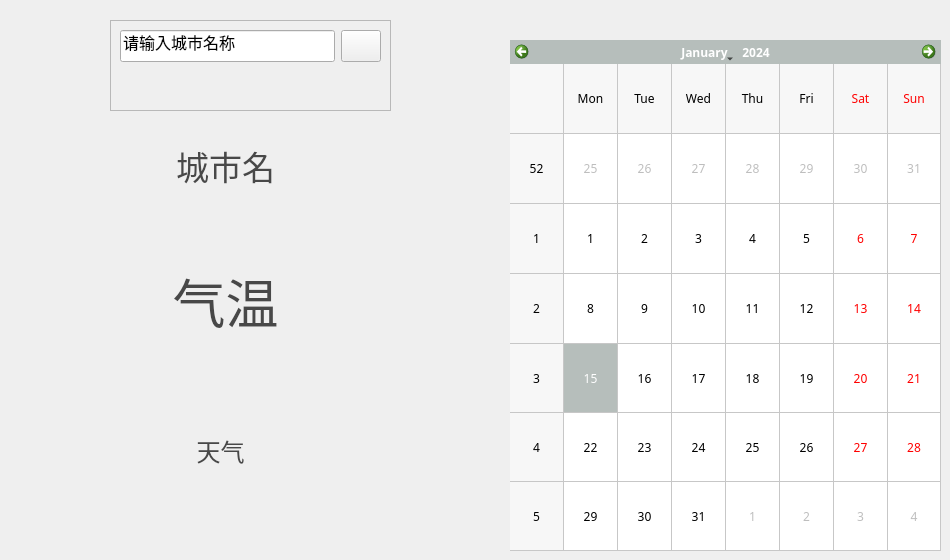
      <widget class="QWidget" name="page_5">
       <widget class="QCalendarWidget" name="calendarWidget">
        <property name="geometry">
         <rect>
          <x>510</x>
          <y>40</y>
          <width>431</width>
          <height>511</height>
         </rect>
        </property>
        <property name="palette">
         <palette>
          <active>
           <colorrole role="Highlight">
            <brush brushstyle="SolidPattern">
             <color alpha="255">
              <red>182</red>
              <green>190</green>
              <blue>187</blue>
             </color>
            </brush>
           </colorrole>
          </active>
          <inactive>
           <colorrole role="Highlight">
            <brush brushstyle="SolidPattern">
             <color alpha="255">
              <red>182</red>
              <green>190</green>
              <blue>187</blue>
             </color>
            </brush>
           </colorrole>
          </inactive>
          <disabled>
           <colorrole role="Highlight">
            <brush brushstyle="SolidPattern">
             <color alpha="255">
              <red>0</red>
              <green>120</green>
              <blue>215</blue>
             </color>
            </brush>
           </colorrole>
          </disabled>
         </palette>
        </property>
        <property name="font">
         <font>
          <family>等线</family>
          <weight>50</weight>
          <bold>false</bold>
         </font>
        </property>
        <property name="gridVisible">
         <bool>true</bool>
        </property>
       </widget>
       <widget class="QFrame" name="frame_11">
        <property name="geometry">
         <rect>
          <x>110</x>
          <y>20</y>
          <width>281</width>
          <height>91</height>
         </rect>
        </property>
        <property name="frameShape">
         <enum>QFrame::StyledPanel</enum>
        </property>
        <property name="frameShadow">
         <enum>QFrame::Raised</enum>
        </property>
        <layout class="QGridLayout" name="gridLayout_7">
         <item row="1" column="0" colspan="2">
          <widget class="QLabel" name="weatiplab">
           <property name="font">
            <font>
             <family>幼圆</family>
             <pointsize>12</pointsize>
            </font>
           </property>
           <property name="text">
            <string/>
           </property>
           <property name="alignment">
            <set>Qt::AlignCenter</set>
           </property>
          </widget>
         </item>
         <item row="0" column="1">
          <widget class="QPushButton" name="searchWeather">
           <property name="minimumSize">
            <size>
             <width>0</width>
             <height>32</height>
            </size>
           </property>
           <property name="toolTip">
            <string>查询</string>
           </property>
           <property name="text">
            <string/>
           </property>
          </widget>
         </item>
         <item row="0" column="0">
          <widget class="QLineEdit" name="weatherLineEdit">
           <property name="minimumSize">
            <size>
             <width>120</width>
             <height>32</height>
            </size>
           </property>
           <property name="palette">
            <palette>
             <active>
              <colorrole role="Highlight">
               <brush brushstyle="SolidPattern">
                <color alpha="255">
                 <red>182</red>
                 <green>182</green>
                 <blue>182</blue>
                </color>
               </brush>
              </colorrole>
             </active>
             <inactive>
              <colorrole role="Highlight">
               <brush brushstyle="SolidPattern">
                <color alpha="255">
                 <red>182</red>
                 <green>182</green>
                 <blue>182</blue>
                </color>
               </brush>
              </colorrole>
             </inactive>
             <disabled>
              <colorrole role="Highlight">
               <brush brushstyle="SolidPattern">
                <color alpha="255">
                 <red>0</red>
                 <green>120</green>
                 <blue>215</blue>
                </color>
               </brush>
              </colorrole>
             </disabled>
            </palette>
           </property>
           <property name="font">
            <font>
             <pointsize>12</pointsize>
            </font>
           </property>
           <property name="text">
            <string>请输入城市名称</string>
           </property>
          </widget>
         </item>
        </layout>
       </widget>
       <widget class="QLabel" name="citinamelab">
        <property name="geometry">
         <rect>
          <x>20</x>
          <y>130</y>
          <width>411</width>
          <height>71</height>
         </rect>
        </property>
        <property name="palette">
         <palette>
          <active>
           <colorrole role="WindowText">
            <brush brushstyle="SolidPattern">
             <color alpha="255">
              <red>72</red>
              <green>72</green>
              <blue>72</blue>
             </color>
            </brush>
           </colorrole>
           <colorrole role="Text">
            <brush brushstyle="SolidPattern">
             <color alpha="255">
              <red>0</red>
              <green>0</green>
              <blue>0</blue>
             </color>
            </brush>
           </colorrole>
          </active>
          <inactive>
           <colorrole role="WindowText">
            <brush brushstyle="SolidPattern">
             <color alpha="255">
              <red>72</red>
              <green>72</green>
              <blue>72</blue>
             </color>
            </brush>
           </colorrole>
           <colorrole role="Text">
            <brush brushstyle="SolidPattern">
             <color alpha="255">
              <red>0</red>
              <green>0</green>
              <blue>0</blue>
             </color>
            </brush>
           </colorrole>
          </inactive>
          <disabled>
           <colorrole role="WindowText">
            <brush brushstyle="SolidPattern">
             <color alpha="255">
              <red>120</red>
              <green>120</green>
              <blue>120</blue>
             </color>
            </brush>
           </colorrole>
           <colorrole role="Text">
            <brush brushstyle="SolidPattern">
             <color alpha="255">
              <red>120</red>
              <green>120</green>
              <blue>120</blue>
             </color>
            </brush>
           </colorrole>
          </disabled>
         </palette>
        </property>
        <property name="font">
         <font>
          <family>等线</family>
          <pointsize>25</pointsize>
          <weight>50</weight>
          <italic>false</italic>
          <bold>false</bold>
          <underline>false</underline>
          <strikeout>false</strikeout>
          <kerning>true</kerning>
         </font>
        </property>
        <property name="text">
         <string>城市名</string>
        </property>
        <property name="alignment">
         <set>Qt::AlignCenter</set>
        </property>
       </widget>
       <widget class="QLabel" name="temlab">
        <property name="geometry">
         <rect>
          <x>20</x>
          <y>200</y>
          <width>411</width>
          <height>201</height>
         </rect>
        </property>
        <property name="palette">
         <palette>
          <active>
           <colorrole role="WindowText">
            <brush brushstyle="SolidPattern">
             <color alpha="255">
              <red>72</red>
              <green>72</green>
              <blue>72</blue>
             </color>
            </brush>
           </colorrole>
          </active>
          <inactive>
           <colorrole role="WindowText">
            <brush brushstyle="SolidPattern">
             <color alpha="255">
              <red>72</red>
              <green>72</green>
              <blue>72</blue>
             </color>
            </brush>
           </colorrole>
          </inactive>
          <disabled>
           <colorrole role="WindowText">
            <brush brushstyle="SolidPattern">
             <color alpha="255">
              <red>120</red>
              <green>120</green>
              <blue>120</blue>
             </color>
            </brush>
           </colorrole>
          </disabled>
         </palette>
        </property>
        <property name="font">
         <font>
          <family>等线</family>
          <pointsize>40</pointsize>
         </font>
        </property>
        <property name="text">
         <string>气温</string>
        </property>
        <property name="alignment">
         <set>Qt::AlignCenter</set>
        </property>
       </widget>
       <widget class="QLabel" name="wealab">
        <property name="geometry">
         <rect>
          <x>10</x>
          <y>430</y>
          <width>421</width>
          <height>41</height>
         </rect>
        </property>
        <property name="palette">
         <palette>
          <active>
           <colorrole role="WindowText">
            <brush brushstyle="SolidPattern">
             <color alpha="255">
              <red>72</red>
              <green>72</green>
              <blue>72</blue>
             </color>
            </brush>
           </colorrole>
          </active>
          <inactive>
           <colorrole role="WindowText">
            <brush brushstyle="SolidPattern">
             <color alpha="255">
              <red>72</red>
              <green>72</green>
              <blue>72</blue>
             </color>
            </brush>
           </colorrole>
          </inactive>
          <disabled>
           <colorrole role="WindowText">
            <brush brushstyle="SolidPattern">
             <color alpha="255">
              <red>120</red>
              <green>120</green>
              <blue>120</blue>
             </color>
            </brush>
           </colorrole>
          </disabled>
         </palette>
        </property>
        <property name="font">
         <font>
          <family>等线</family>
          <pointsize>18</pointsize>
          <weight>50</weight>
          <bold>false</bold>
         </font>
        </property>
        <property name="text">
         <string>天气</string>
        </property>
        <property name="alignment">
         <set>Qt::AlignCenter</set>
        </property>
       </widget>
       <widget class="QLabel" name="weaLabel">
        <property name="geometry">
         <rect>
          <x>300</x>
          <y>380</y>
          <width>131</width>
          <height>131</height>
         </rect>
        </property>
        <property name="minimumSize">
         <size>
          <width>131</width>
          <height>131</height>
         </size>
        </property>
        <property name="maximumSize">
         <size>
          <width>200</width>
          <height>200</height>
         </size>
        </property>
        <property name="text">
         <string/>
        </property>
       </widget>
       <zorder>calendarWidget</zorder>
       <zorder>frame_11</zorder>
       <zorder>citinamelab</zorder>
       <zorder>temlab</zorder>
       <zorder>weaLabel</zorder>
       <zorder>wealab</zorder>
      </widget>
